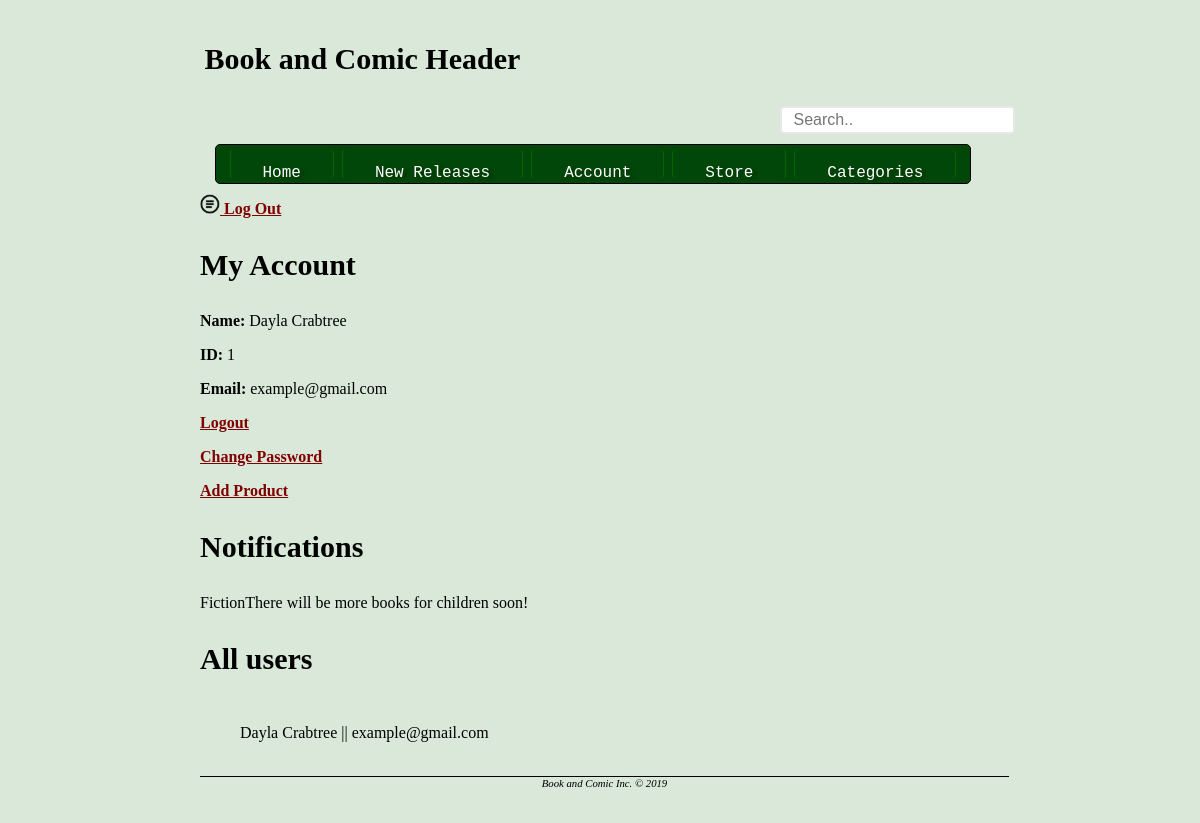
/includes/login_connect.php (signed in), run on the app's committed database.
### tables this page shows
create table users (
    user_id int unsigned auto_increment,
	book_id int unsigned,  
    comic_id int unsigned,  
    first_name nvarchar(40),
    last_name nvarchar(40),
    email TEXT,
    email_password TEXT,
     
     
	foreign key (book_id) references books (book_id)
		on delete set null,
	foreign key (comic_id) references comics (comic_id)
		on delete set null,
    primary key (user_id)
);

create table books (
	book_id int unsigned auto_increment,
    book_categories nvarchar(40),
    book_message nvarchar(300),
    primary key (book_id)
);

### includes/get_comics.php (called while the page is built, shortened)
<?php
require_once('connect.php');
$q = 'SELECT * FROM users u
JOIN comics c ON c.comic_id = u.comic_id';
$result = $con->query($q);
?>

### includes/login_connect.php (the view, shortened to what this page needs)
<?php
  include ('connect.php');
      include ('logout-button.php');
?>
  <h3> My Account </h3>
    <p><b>Name: </b><?php echo $_SESSION['first_name']; echo " ";  echo $_SESSION['last_name'];?></p>
    <b>ID: </b><?php echo $_SESSION['user_id'];?>
    <p><b>Email: </b><?php echo $_SESSION['email']; ?></p>
    <p><a href="logout.php">Logout</a></p>
    <p><a href="changePassword.php">Change Password</a></p>
    <p><a href="add_product.php">Add Product</a></p>
  <h3> Notifications </h3>
  <?php
  include ('get_books.php');
  include ('get_comics.php');
  ?>
  <h3> All users </h3>
  <?php
    if ($result) {
      echo '<ul>';
      foreach($result as $row) {
        echo "<br/>";
        echo "<tr>{$row ['first_name']} {$row ['last_name']}</tr>";
        echo "<tr> || {$row ['email']}</tr>";
      }
      echo '</ul>';
    }
    ?>
<?php include ('footer.php');?>

### includes/get_books.php (shortened to what this page needs)
<?php
require('connect.php');
$q = 'SELECT * FROM books b join users u on u.book_id = b.book_id';
$result = $con->query($q);
if ($result) {
    while ($row = $result->fetch_object()) {
        echo "<td>$row->book_categories</td>";
        echo "<td>$row->book_message</td>";
    }
} else {
    echo $con->error;
}
?>

### CSS/style.css (style rules this page uses)
#page-wrap { width: 800px; margin:auto; }
body { min-height: 100%; background-size: cover; background-color: #D9E8D9; background-repeat:no-repeat; background: linear-gradient( #BFE6BF to top, #D9E8D9) fixed; position: absolute; top: 12px; left: 50%; margin-left: -400px; margin-top: 0px; min-height: 100%; }
input.search { position: relative; left: 565px; top: -10px; border: 2px solid #e8e8e8; border-radius: 4px; font-size: 16px; height: 6px; background-color: white; padding: 12px; }
h3 { font-size: 30px; }
.center { margin: auto; width: 100%; padding: 10px; }
.button { background-color: #02470a; border-left: 1px solid #006600; border-right: 1px solid #006600; border-radius: 5px; color: white; padding: 15px 32px; text-align: center; text-decoration: none; text-shadow: 4px 2px 3px #003300; font-family: monospace; font-size: 20px; font-stretch: expanded; display: inline-block; font-size: 16px; font-weight: 300; margin: 4px 2px; height: 3px; }
.dropdown { position: relative; display: inline-block; }
#nav { list-style-type: none; margin: 0; padding: 20; background-color: #02470a; border-radius: 5px; border: 1px solid black; height: 40px; width: 97%; padding-left: 12px; }
li { float: left; }
li a, .dropbtn { background-color: #007b0f; color: white; //text in backdrop text-decoration: none; display: block; }
a, .other { background-color: ; color: #800000; font-weight: bolder; }
* { box-sizing: border-box; }

### data on the page
users: book.book_categories "Fiction", book.book_message "There will be more books for children soon!", first_name "Dayla", last_name "Crabtree", email "example@gmail.com"

### other printed values
$_SESSION['first_name'] "Dayla"
$_SESSION['last_name'] "Crabtree"
$_SESSION['user_id'] "1"
$_SESSION['email'] "example@gmail.com"
